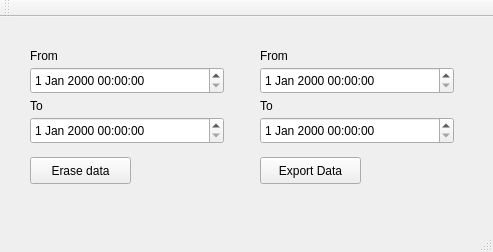
<?xml version="1.0" encoding="UTF-8"?>
<ui version="4.0">
 <class>MainWindow</class>
 <widget class="QMainWindow" name="MainWindow">
  <property name="geometry">
   <rect>
    <x>0</x>
    <y>0</y>
    <width>493</width>
    <height>252</height>
   </rect>
  </property>
  <property name="windowTitle">
   <string>MainWindow</string>
  </property>
  <widget class="QWidget" name="centralWidget">
   <widget class="QPushButton" name="bExport">
    <property name="geometry">
     <rect>
      <x>260</x>
      <y>140</y>
      <width>101</width>
      <height>27</height>
     </rect>
    </property>
    <property name="text">
     <string>Export Data</string>
    </property>
   </widget>
   <widget class="QDateTimeEdit" name="exportDateFrom">
    <property name="geometry">
     <rect>
      <x>260</x>
      <y>50</y>
      <width>194</width>
      <height>27</height>
     </rect>
    </property>
   </widget>
   <widget class="QDateTimeEdit" name="exportDateTo">
    <property name="geometry">
     <rect>
      <x>260</x>
      <y>100</y>
      <width>194</width>
      <height>27</height>
     </rect>
    </property>
   </widget>
   <widget class="QLabel" name="label">
    <property name="geometry">
     <rect>
      <x>260</x>
      <y>30</y>
      <width>65</width>
      <height>17</height>
     </rect>
    </property>
    <property name="text">
     <string>From</string>
    </property>
   </widget>
   <widget class="QLabel" name="label_2">
    <property name="geometry">
     <rect>
      <x>260</x>
      <y>80</y>
      <width>65</width>
      <height>17</height>
     </rect>
    </property>
    <property name="text">
     <string>To</string>
    </property>
   </widget>
   <widget class="QLabel" name="label_3">
    <property name="geometry">
     <rect>
      <x>30</x>
      <y>80</y>
      <width>65</width>
      <height>17</height>
     </rect>
    </property>
    <property name="text">
     <string>To</string>
    </property>
   </widget>
   <widget class="QLabel" name="label_4">
    <property name="geometry">
     <rect>
      <x>30</x>
      <y>30</y>
      <width>65</width>
      <height>17</height>
     </rect>
    </property>
    <property name="text">
     <string>From</string>
    </property>
   </widget>
   <widget class="QDateTimeEdit" name="eraseDateFrom">
    <property name="geometry">
     <rect>
      <x>30</x>
      <y>50</y>
      <width>194</width>
      <height>27</height>
     </rect>
    </property>
   </widget>
   <widget class="QPushButton" name="bErase">
    <property name="geometry">
     <rect>
      <x>30</x>
      <y>140</y>
      <width>101</width>
      <height>27</height>
     </rect>
    </property>
    <property name="text">
     <string>Erase data</string>
    </property>
   </widget>
   <widget class="QDateTimeEdit" name="eraseDateTo">
    <property name="geometry">
     <rect>
      <x>30</x>
      <y>100</y>
      <width>194</width>
      <height>27</height>
     </rect>
    </property>
   </widget>
  </widget>
  <widget class="QMenuBar" name="menuBar">
   <property name="geometry">
    <rect>
     <x>0</x>
     <y>0</y>
     <width>493</width>
     <height>22</height>
    </rect>
   </property>
  </widget>
  <widget class="QToolBar" name="mainToolBar">
   <attribute name="toolBarArea">
    <enum>TopToolBarArea</enum>
   </attribute>
   <attribute name="toolBarBreak">
    <bool>false</bool>
   </attribute>
  </widget>
  <widget class="QStatusBar" name="statusBar"/>
 </widget>
 <layoutdefault spacing="6" margin="11"/>
 <resources/>
 <connections/>
</ui>
